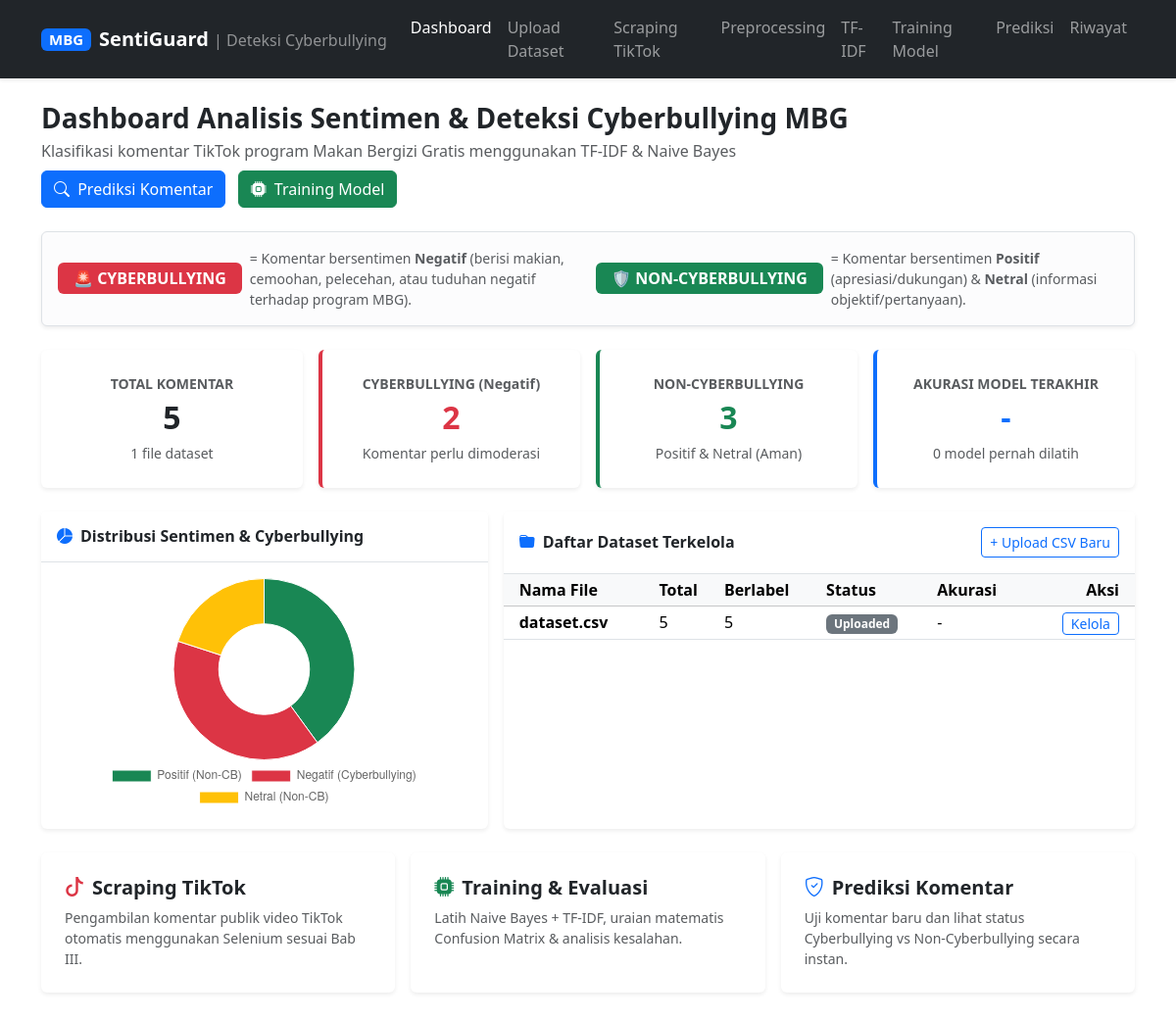
Before: / with the older database file.
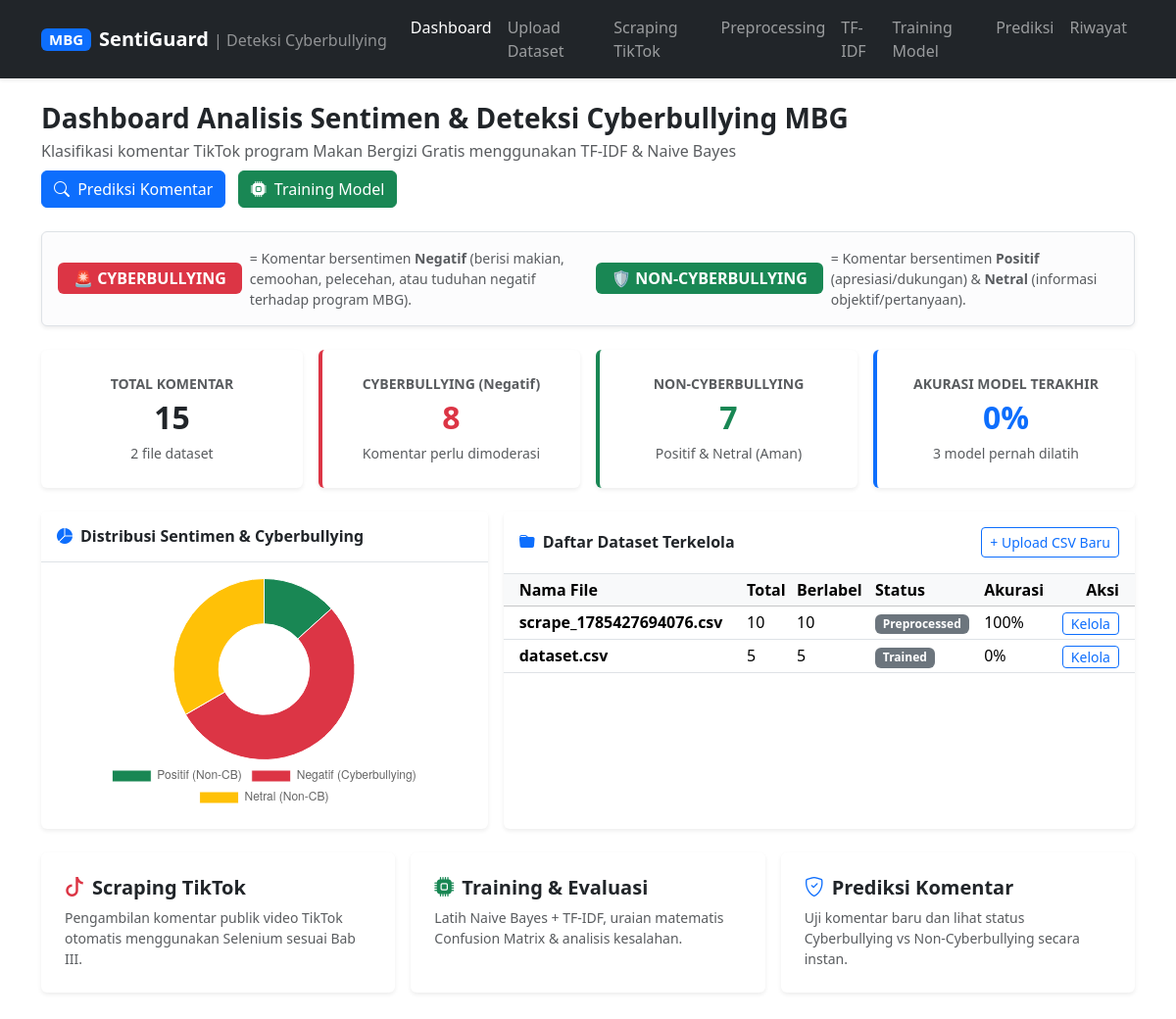
After: the same page with the newer database file.
### tables this page shows
CREATE TABLE `datasets` (
  `id` int(11) NOT NULL,
  `filename` varchar(255) NOT NULL,
  `total_comments` int(11) DEFAULT 0,
  `uploaded_by` int(11) DEFAULT NULL,
  `status` enum('Uploaded','Preprocessed','Trained') DEFAULT 'Uploaded',
  `created_at` timestamp NOT NULL DEFAULT current_timestamp()
);

CREATE TABLE `models` (
  `id` int(11) NOT NULL,
  `dataset_id` int(11) NOT NULL,
  `algorithm` varchar(100) DEFAULT NULL,
  `model_file` varchar(255) DEFAULT NULL,
  `vectorizer_file` varchar(255) DEFAULT NULL,
  `accuracy` decimal(5,2) DEFAULT NULL,
  `precision_score` decimal(5,2) DEFAULT NULL,
  `recall_score` decimal(5,2) DEFAULT NULL,
  `f1_score` decimal(5,2) DEFAULT NULL,
  `trained_rows` int(11) DEFAULT NULL,
  `created_at` timestamp NOT NULL DEFAULT current_timestamp()
);

### app/model/BaseModel.php (called while the page is built, shortened)
<?php
abstract class BaseModel
{
    protected mysqli $conn;
    public function __construct(mysqli $conn)
    {
        $this->conn = $conn;
    }
    protected function select(string $sql)
    {
        return $this->conn->query($sql);
    }
}

### app/model/Comment.php (called while the page is built, shortened)
<?php
class Comment extends BaseModel
{
    private string $table = "comments";
    public function sentimentDistribution(): array
    {
        $result = $this->conn->query("
            SELECT sentiment, COUNT(*) as total
            FROM {$this->table}
            WHERE sentiment IS NOT NULL AND sentiment != ''
            GROUP BY sentiment
        ");
        return $result->fetch_all(MYSQLI_ASSOC);
    }
    public function countAll(): int
    {
        $result = $this->conn->query("SELECT COUNT(*) as total FROM {$this->table}");
        $row = $result->fetch_assoc();
        return (int) $row["total"];
    }
}

### app/model/Dataset.php (called while the page is built, shortened)
<?php
class Dataset extends BaseModel
{
    public function getAllWithStats(): array
    {
        $result = $this->conn->query("
            SELECT
                d.*,
                SUM(CASE WHEN c.sentiment IS NOT NULL AND c.sentiment != '' THEN 1 ELSE 0 END) AS labeled_count,
                m.accuracy AS latest_accuracy
            FROM datasets d
            LEFT JOIN comments c ON c.dataset_id = d.id
            LEFT JOIN (
                SELECT m1.*
                FROM models m1
                INNER JOIN (
                    SELECT dataset_id, MAX(id) AS max_id
                    FROM models
                    GROUP BY dataset_id
                ) m2 ON m1.id = m2.max_id
            ) m ON m.dataset_id = d.id
            GROUP BY d.id
            ORDER BY d.id DESC
        ");
        return $result ? $result->fetch_all(MYSQLI_ASSOC) : [];
    }
    public function countAll(): int
    {
        $result = $this->conn->query("SELECT COUNT(*) as total FROM datasets");
        $row = $result->fetch_assoc();
        return (int) $row["total"];
    }
}

### app/model/MLModel.php (called while the page is built, shortened)
<?php
class MLModel extends BaseModel
{
    public function latest()
    {
        $result = $this->select("
            SELECT *
            FROM models
            ORDER BY id DESC
            LIMIT 1
        ");
        return $result->fetch_assoc();
    }
    public function countAll(): int
    {
        $result = $this->conn->query("SELECT COUNT(*) as total FROM models");
        $row = $result->fetch_assoc();
        return (int) $row["total"];
    }
}

### public/index.php (the view, shortened to what the changed rows need)
<?php
require_once __DIR__ . "/../app/model/Dataset.php";
require_once __DIR__ . "/../app/model/Comment.php";
require_once __DIR__ . "/../app/model/MLModel.php";
$conn = Database::connect();
$datasetModel = new Dataset($conn);
$commentModel = new Comment($conn);
$mlModel = new MLModel($conn);
$totalDatasets = $datasetModel->countAll();
$totalComments = $commentModel->countAll();
$totalModels = $mlModel->countAll();
$latestModel = $mlModel->latest();
$distribution = $commentModel->sentimentDistribution();
$datasets = $datasetModel->getAllWithStats();
$chartLabels = [];
$chartValues = [];
$chartColors = ["Positif" => "#198754", "Negatif" => "#dc3545", "Netral" => "#ffc107"];
$chartColorList = [];
$cyberbullyingCount = 0;
$nonCyberbullyingCount = 0;
foreach ($distribution as $row) {
    $sent = $row["sentiment"];
    $tot = (int) $row["total"];
    $chartLabels[] = $sent . ($sent === "Negatif" ? " (Cyberbullying)" : " (Non-CB)");
    $chartValues[] = $tot;
    $chartColorList[] = $chartColors[$sent] ?? "#6c757d";
    if ($sent === "Negatif") {
        $cyberbullyingCount += $tot;
    } elseif ($sent === "Positif" || $sent === "Netral") {
        $nonCyberbullyingCount += $tot;
    }
}
?>
<!DOCTYPE html>
<html lang="id">
<head>
  <link href="https://cdn.jsdelivr.net/npm/bootstrap@5.3.3/dist/css/bootstrap.min.css" rel="stylesheet">
  <link rel="stylesheet" href="https://cdn.jsdelivr.net/npm/bootstrap-icons@1.11.3/font/bootstrap-icons.min.css">
</head>
<body>
<div class="container mb-5">
  <div class="row g-3 mb-4">
    <div class="col-md-3">
      <div class="card shadow-sm border-0 text-center p-2">
        <div class="card-body">
          <div class="text-muted small fw-semibold">TOTAL KOMENTAR</div>
          <div class="fs-2 fw-bold text-dark"><?= $totalComments ?></div>
          <small class="text-muted"><?= $totalDatasets ?> file dataset</small>
        </div>
      </div>
    </div>
    <div class="col-md-3">
      <div class="card shadow-sm border-0 text-center p-2 border-start border-danger border-4">
        <div class="card-body">
          <div class="text-muted small fw-semibold">CYBERBULLYING (Negatif)</div>
          <div class="fs-2 fw-bold text-danger"><?= $cyberbullyingCount ?></div>
          <small class="text-muted">Komentar perlu dimoderasi</small>
        </div>
      </div>
    </div>
    <div class="col-md-3">
      <div class="card shadow-sm border-0 text-center p-2 border-start border-success border-4">
        <div class="card-body">
          <div class="text-muted small fw-semibold">NON-CYBERBULLYING</div>
          <div class="fs-2 fw-bold text-success"><?= $nonCyberbullyingCount ?></div>
          <small class="text-muted">Positif &amp; Netral (Aman)</small>
        </div>
      </div>
    </div>
    <div class="col-md-3">
      <div class="card shadow-sm border-0 text-center p-2 border-start border-primary border-4">
        <div class="card-body">
          <div class="text-muted small fw-semibold">AKURASI MODEL TERAKHIR</div>
          <div class="fs-2 fw-bold text-primary">
            <?= $latestModel && $latestModel["accuracy"] !== null ? round($latestModel["accuracy"] * 100, 2) . "%" : "-" ?>
          </div>
          <small class="text-muted"><?= $totalModels ?> model pernah dilatih</small>
        </div>
      </div>
    </div>
  </div>
  <div class="row g-3 mb-4">
    <div class="col-md-5">
      <div class="card shadow-sm border-0 h-100">
        <div class="card-body d-flex flex-column justify-content-center">
          <?php if (empty($chartLabels)): ?>
            <p class="text-muted text-center my-4">Belum ada komentar berlabel. Upload dataset atau jalankan scraping terlebih dahulu.</p>
          <?php else: ?>
            <div style="position: relative; height: 240px;">
              <canvas id="sentimentChart"></canvas>
            </div>
          <?php endif; ?>
        </div>
      </div>
    </div>
    <div class="col-md-7">
      <div class="card shadow-sm border-0 h-100">
        <div class="card-body p-0">
          <?php if (empty($datasets)): ?>
            <p class="text-muted p-3 mb-0">Belum ada dataset. <a href="upload.php" data-spa="true">Upload dataset CSV</a> atau <a href="scrape.php" data-spa="true">scraping komentar TikTok</a> untuk memulai.</p>
          <?php else: ?>
          <div class="table-responsive">
            <table class="table table-sm table-hover mb-0 align-middle">
              <thead class="table-light">
                <tr>
                  <th class="ps-3">Nama File</th>
                  <th>Total</th>
                  <th>Berlabel</th>
                  <th>Status</th>
                  <th>Akurasi</th>
                  <th class="text-end pe-3">Aksi</th>
                </tr>
              </thead>
              <tbody>
                <?php foreach ($datasets as $d): ?>
                <tr>
                  <td class="ps-3 fw-semibold"><?= htmlspecialchars($d["filename"]) ?></td>
                  <td><?= (int) $d["total_comments"] ?></td>
                  <td><?= (int) $d["labeled_count"] ?></td>
                  <td><span class="badge bg-secondary"><?= htmlspecialchars($d["status"]) ?></span></td>
                  <td><?= $d["latest_accuracy"] !== null ? round($d["latest_accuracy"] * 100, 2) . "%" : "-" ?></td>
                  <td class="text-end pe-3">
                    <a href="dataset.php?id=<?= (int) $d["id"] ?>" data-spa="true" class="btn btn-sm btn-outline-primary py-0">Kelola</a>
                  </td>
                </tr>
                <?php endforeach; ?>
              </tbody>
            </table>
          </div>
          <?php endif; ?>
        </div>
      </div>
    </div>
  </div>
</div>
<?php if (!empty($chartLabels)): ?>
<script>
(function() {
    let canvas = document.getElementById("sentimentChart");
    if (!canvas) return;
    if (window.mySentimentChart && typeof window.mySentimentChart.destroy === "function") {
        window.mySentimentChart.destroy();
    }
    window.mySentimentChart = new Chart(canvas, {
        type: "doughnut",
        data: {
            labels: <?= json_encode($chartLabels) ?>,
            datasets: [{
                data: <?= json_encode($chartValues) ?>,
                backgroundColor: <?= json_encode($chartColorList) ?>,
                borderWidth: 1
            }]
        },
        options: {
            responsive: true,
            maintainAspectRatio: false,
            plugins: {
                legend: { position: "bottom" }
            }
        }
    });
})();
</script>
<?php endif; ?>
</body>
</html>

Changed rows visible on the page:
added models: $latestModel['accuracy']*100 "0"
added datasets: filename "scrape_1785427694076.csv", total_comments "10", labeled_count "10", status "Preprocessed", latest_accuracy "100"
changed datasets "dataset.csv": status "Uploaded" → "Trained"; latest_accuracy (not shown) → "0"; text "-" → "%"
Other visible differences:
$totalComments: "5" → "15"
$totalDatasets: "1" → "2"
$cyberbullyingCount: "2" → "8"
$nonCyberbullyingCount: "3" → "7"
$totalModels: "0" → "3"
chart data {{ json_encode($chartValues) }}: [2,2,1] → [2,8,5]
